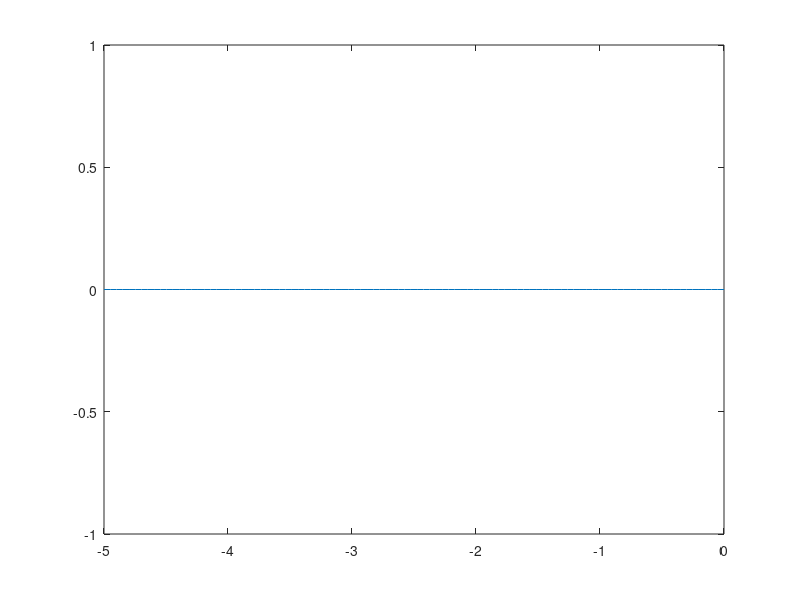

Here is the MATLAB script that generated this plot:
%% %%% Test case definiton %%%%%%%%%%%%%%%%%%%%%%%% %%
    close all;clc;clear all;
    path = 'Test';  %'Rak bana'  'Stor kurva' 'Skarp kurva' 'Sinusvåg' 
    desiredSpeed = -10;  % Longitudinal Speed [m/s]
    LookDistance  = 0.4; %Look-ahead distance, bra värden; 0.375, 0.4, 0.4
%% %%% Vehicle parameters %%%%%%%%%%%%%%%%%%%%%%%%%%%%%%%
    mm = 1e-3; %mm to m conversion
    L1 = 220 * mm  ;        % Theoretical Wheelbase [m]
    b1 = 110 * mm  ;         % Distance from pivot 1 to tractor rear axle [m]
    L2 = 1200 * mm  ;        % Distance from pivot 1 to rear axle of trailer 1 [m]
    b2 = 100 * mm  ;        % Distance from rear axle of trailer 1 to pivot 2[m]
    W = 260 * mm  ;         % Track width [m]                  
    vehicleDynamics = [b1 L1 L2 b2];
%% %%%%%%%% Waypoints %%%%%%%%%%%%%
% creating the trajectory
switch path

case 'Test'
    D1 = -5;
    n = 100;
    roadWidth = 0.2;
    X_waypoints = linspace(0,D1,n);
    X_waypointsUp = linspace(0,D1,n);
    X_waypointsLow = linspace(0,D1,n);

    Y_waypoints = zeros(1,n);
    Y_waypointsUp = roadWidth.*ones(1,n);
    Y_waypointsLow = -roadWidth.*ones(1,n);

    plot(X_waypoints, Y_waypoints)

case 'Rak bana'
%----------------Rak bana----------------
    n = 20000;
    roadWidth = 0.2;
    X_waypoints = zeros(1,n);
    Y_waypoints = zeros(1,n);
    X_waypointsUp = zeros(1,n);
    Y_waypointsUp = zeros(1,n);
    X_waypointsLow = zeros(1,n);
    Y_waypointsLow = zeros(1,n);

    for i=1:n
        X_waypoints(i)=-(i/1000);
        X_waypointsUp(i)=-(i/1000);
        X_waypointsLow(i)=-(i/1000);
    end

    Y_waypointsUp(:) = roadWidth;
    Y_waypointsLow(:) = -roadWidth;
    plot(X_waypoints,Y_waypoints,'b--')
%----------------Stor kurva----------------
case 'Stor kurva'

    roadWidth=0.2;
    n = 20000;
    X_waypoints = zeros(1,n);
    Y_waypoints = zeros(1,n);
    X_waypointsUp = zeros(1,n);
    Y_waypointsUp = zeros(1,n);
    X_waypointsLow = zeros(1,n);
    Y_waypointsLow = zeros(1,n);

    for i=1:8001
        X_waypoints(i)=-(i/1000)+5;
        X_waypointsUp(i)=-(i/1000)+5;
        X_waypointsLow(i)=-(i/1000)+5;
    end
    Y_waypointsUp(1:8001) = roadWidth;
    Y_waypointsLow(1:8001) = -roadWidth;

    R=5; %Tuning parameter
    angles = zeros(1,8000);
    angles(1)=-pi/2;
    for i=2:8000
        angles(i)= angles(i-1) - ((pi/2)/8000);
        X_waypoints(8000+i)=R*cos(angles(i))-3;
        Y_waypoints(8000+i)=R*sin(angles(i))+R;
        X_waypointsUp(8000+i)=(R-roadWidth)*cos(angles(i))-3;
        Y_waypointsUp(8000+i)=(R-roadWidth)*sin(angles(i))+R;
        X_waypointsLow(8000+i)=(R+roadWidth)*cos(angles(i))-3;
        Y_waypointsLow(8000+i)=(R+roadWidth)*sin(angles(i))+R;
    end

    for i=1:4000
        Y_waypoints(i+16000)=(i/1000)+R;
        Y_waypointsUp(i+16000)=(i/1000)+R;
        Y_waypointsLow(i+16000)=(i/1000)+R;
    end
    X_waypoints(16001:20000) = -(3+R);
    X_waypointsUp(16001:20000) = -(3+R-roadWidth);
    X_waypointsLow(16001:20000) = -(3+R+roadWidth);
    
    %X_waypoints = -1.*X_waypoints;

    plot(X_waypoints,Y_waypoints,'b--')
%----------------Skarp kurva----------------
case 'Skarp kurva'

    roadWidth=0.2;
    n = 20000;
    X_waypoints = zeros(1,n);
    Y_waypoints = zeros(1,n);
    X_waypointsUp = zeros(1,n);
    Y_waypointsUp = zeros(1,n);
    X_waypointsLow = zeros(1,n);
    Y_waypointsLow = zeros(1,n);

    for i=1:8001
        X_waypoints(i)=-(i/1000)+5;
        X_waypointsUp(i)=-(i/1000)+5;
        X_waypointsLow(i)=-(i/1000)+5;
    end
    Y_waypointsUp(1:8001) = roadWidth;
    Y_waypointsLow(1:8001) = -roadWidth;

    R=0.3; %Tuning parameter
    angles = zeros(1,8000);
    angles(1)=pi/2;
    for i=2:8000
        angles(i)= angles(i-1) + ((pi/2)/8000);
        X_waypoints(8000+i)=R*cos(angles(i))-3;
        Y_waypoints(8000+i)=R*sin(angles(i))-R;
        X_waypointsUp(8000+i)=(R+roadWidth)*cos(angles(i))-3;
        Y_waypointsUp(8000+i)=(R+roadWidth)*sin(angles(i))-R;
        X_waypointsLow(8000+i)=(R-roadWidth)*cos(angles(i))-3;
        Y_waypointsLow(8000+i)=(R-roadWidth)*sin(angles(i))-R;
    end

    for i=1:4000
        Y_waypoints(i+16000)=-(i/1000)-R;
        Y_waypointsUp(i+16000)=-(i/1000)-R;
        Y_waypointsLow(i+16000)=-(i/1000)-R;
    end
    X_waypoints(16001:20000) = -(3+R);
    X_waypointsUp(16001:20000) = -(3+R+roadWidth);
    X_waypointsLow(16001:20000) = -(3+R-roadWidth);


%----------------Sinus----------------
case 'Sinusvåg'
    magnitude = 0.6;
    roadWidth=0.2;

    X_waypoints = linspace(-L2,-15,15000);
    
    Y_waypoints = (sin(X_waypoints+L2+pi/2+0.1)-1)*magnitude;

    X_waypointsUp=X_waypoints-(roadWidth*cos(X_waypoints))./(sqrt(1+(cos(X_waypoints)*magnitude).^2));
    Y_waypointsUp=(sin(X_waypoints+L2+pi/2+0.1)-1)*magnitude + roadWidth./(sqrt(1+(cos(X_waypoints)*magnitude).^2));

    X_waypointsLow = X_waypoints+((roadWidth*cos(X_waypoints)*magnitude))./(sqrt(1+(cos(X_waypoints)*magnitude).^2));
    Y_waypointsLow = (sin(X_waypoints+L2+pi/2+0.1)-1)*magnitude - roadWidth./(sqrt(1+(cos(X_waypoints)*magnitude).^2));

X_waypoints(end)=NaN;
Y_waypoints(end)=NaN;

case 'Parkering_2'
    L1 = 10;
    L2 = 3;
    R1 = 2;
    L3 = 2;

    %roadWidth=0.4;
    roadWidth=0.2;
    n = 250; % Upplösning

    %% L1
    X_waypoints = linspace(0,L1,n);
    X_waypointsUp = linspace(0,L1,n);
    X_waypointsLow = linspace(0,L1,n);

    Y_waypoints = zeros(1,n);
    Y_waypointsUp = roadWidth.*ones(1,n);
    Y_waypointsLow = -roadWidth.*ones(1,n);

    %% L2
    X_waypoints = [X_waypoints, linspace(L1, L1-L2, n)];
    X_waypointsUp = [X_waypointsUp,linspace(L1, L1-L2, n)];
    X_waypointsLow = [X_waypointsLow,linspace(L1, L1-L2, n)];

    Y_waypoints = [Y_waypoints, zeros(1,n)];
    Y_waypointsUp = [Y_waypointsUp, roadWidth.*ones(1,n)];
    Y_waypointsLow = [Y_waypointsLow, -roadWidth.*ones(1,n)];

    %% R1
    X_waypoints = [X_waypoints, L1-L2 + R1.*cos(linspace(pi/2,pi,n))];
    X_waypointsUp = [X_waypointsUp, (L1-L2 + (R1+roadWidth).*cos(linspace(pi/2,pi,n)))];
    X_waypointsLow = [X_waypointsLow, L1-L2 + (R1-roadWidth).*cos(linspace(pi/2,pi,n))];

    Y_waypoints = [Y_waypoints, R1.*sin(linspace(pi/2,pi,n))-R1];
    Y_waypointsUp = [Y_waypointsUp, (R1+roadWidth).*sin(linspace(pi/2,pi,n))-R1];
    Y_waypointsLow = [Y_waypointsLow, (R1-roadWidth).*sin(linspace(pi/2,pi,n))-R1];


    %% L3
    X_waypoints = [X_waypoints, linspace(L1-L2-R1, L1-L2-R1, n)];
    X_waypointsUp = [X_waypointsUp, linspace(L1-L2-R1-roadWidth, L1-L2-R1-roadWidth, n)];
    X_waypointsLow = [X_waypointsLow, linspace(L1-L2-R1+roadWidth, L1-L2-R1+roadWidth, n)];

    Y_waypoints = [Y_waypoints, linspace(-R1,-R1-L3,n)];
    Y_waypointsUp = [Y_waypointsUp, linspace(-R1,-R1-L3,n)];
    Y_waypointsLow = [Y_waypointsLow, linspace(-R1,-R1-L3,n)];

    %X_waypoints = -1.*X_waypoints;
    %X_waypointsUp = -1.*X_waypointsUp;
    %X_waypointsLow = -1.*X_waypointsLow;

    plot(X_waypoints,Y_waypoints,'b--')
    hold on
    plot(X_waypointsUp, Y_waypointsUp,'k')
    plot(X_waypointsLow, Y_waypointsLow,'k')

end